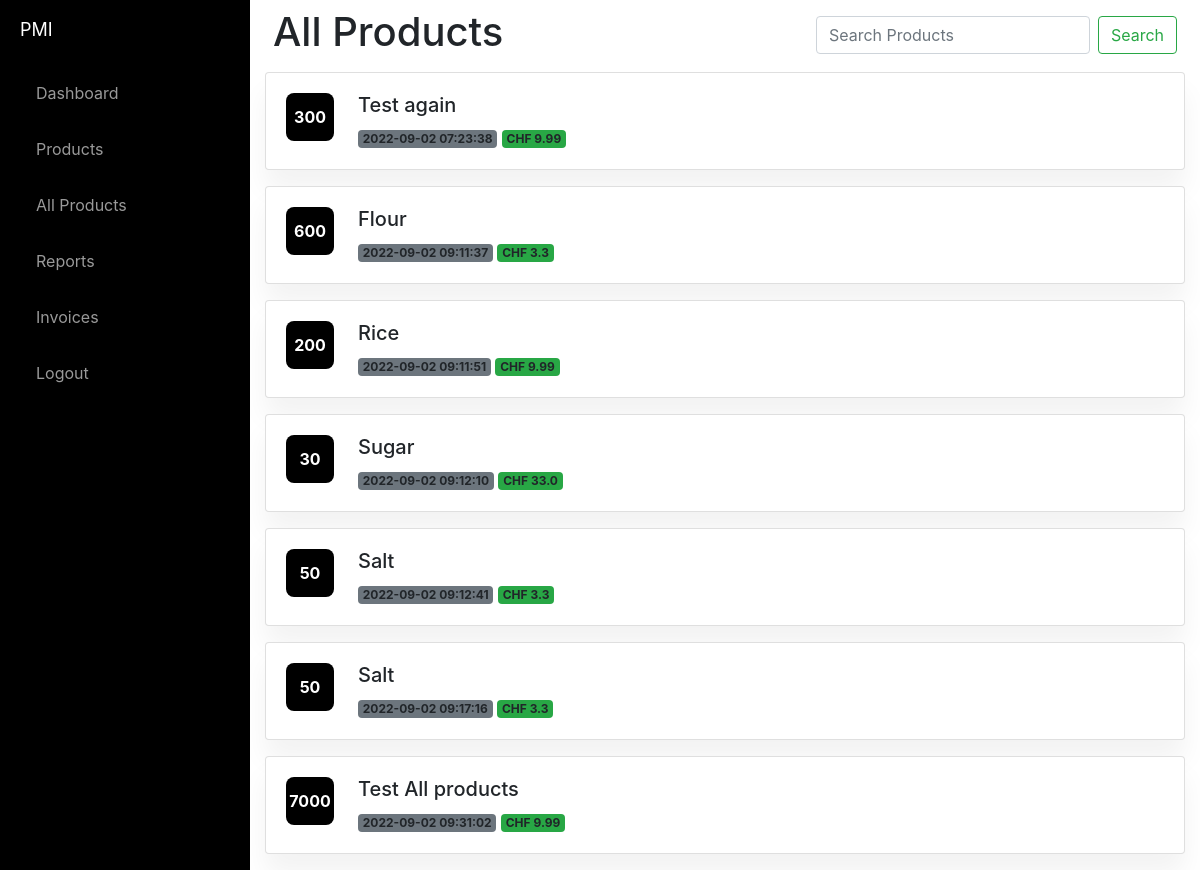
Screenshot of /products (signed in) with the database file from the repository.
### website/models.py (models this page shows)
class Product(db.Model):
    id = db.Column(db.Integer, primary_key=True)
    product_name = db.Column(db.String(150))
    description = db.Column(db.String(10000))
    price = db.Column(db.Float)
    qty = db.Column(db.Integer)
    date = db.Column(db.DateTime(timezone=True), default=func.now())
    user_id = db.Column(db.Integer, db.ForeignKey('user.id'))

### website/views.py (the view)
@views.route('/products')
@login_required
def products():
    products = Product.query.all()
    return render_template("products.html", products=products, user=current_user)

### website/templates/products.html (shortened to what this page needs)
{% extends "base.html" %} {% block title %}Products{% endblock %} {% block content%}
<div class="d-flex">
    <div class="p-2">
        <h1>All Products</h1>
    </div>
    <div class="ml-auto p-2">
        <form class="form-inline my-2 my-lg-10 ">
            <input class="form-control mr-sm-2" type="search" placeholder="Search Products" aria-label="Search">
            <button class="btn btn-outline-success my-2 my-sm-0" type="submit">Search</button>
        </form>
    </div>
</div>
{% for product in products %}
<div class="card mb-3">
    <div class="card-body">
        <div class="d-flex flex-column flex-lg-row">
            {% if product.qty %}<span class="avatar avatar-text rounded-3 me-4 mb-2">{{ product.qty }}</span>{% endif %}
            <div class="row flex-fill">
                <div class="col-sm-5 ">
                    {% if product.product_name %}<h4 class="h5">{{ product.product_name }}</h4>{% endif %}
                    {% if product.date %} <span class="badge bg-secondary">{{ product.date }}</span> {% endif %} {% if
                    product.price %}<span class="badge bg-success">CHF {{ product.price}}</span>{% endif %}
                </div>
            </div>
        </div>
    </div>
</div>
{% endfor %}
{% endblock %}

### website/static/index.css (style rules this page uses)
body { background:#eee; }
body { overflow-x: hidden; }
.card { box-shadow: 0 20px 27px 0 rgb(0 0 0 / 5%); }
.card { position: relative; display: flex; flex-direction: column; min-width: 0; word-wrap: break-word; background-color: #fff; background-clip: border-box; border: 0 solid rgba(0,0,0,.125); border-radius: 1rem; }
.card-body { -webkit-box-flex: 1; -ms-flex: 1 1 auto; flex: 1 1 auto; padding: 1.5rem 1.5rem; }
.avatar-text { display: -webkit-box; display: -ms-flexbox; display: flex; -webkit-box-pack: center; -ms-flex-pack: center; justify-content: center; -webkit-box-align: center; -ms-flex-align: center; align-items: center; background: #000; color: #fff; font-weight: 700; }
.avatar { width: 3rem; height: 3rem; }
.rounded-3 { border-radius: 0.5rem!important; }
.mb-2 { margin-bottom: 0.5rem!important; }
.me-4 { margin-right: 1.5rem!important; }

### rows the page displays
Product: qty "300", product_name "Test again", date "2022-09-02 07:23:38", price "9.99"
Product: qty "600", product_name "Flour", date "2022-09-02 09:11:37", price "3.3"
Product: qty "200", product_name "Rice", date "2022-09-02 09:11:51", price "9.99"
Product: qty "30", product_name "Sugar", date "2022-09-02 09:12:10", price "33.0"
Product: qty "50", product_name "Salt", date "2022-09-02 09:12:41", price "3.3"
Product: qty "50", product_name "Salt", date "2022-09-02 09:17:16", price "3.3"
Product: qty "7000", product_name "Test All products", date "2022-09-02 09:31:02", price "9.99"
